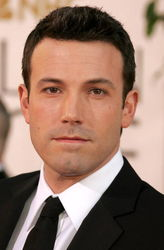
#> input picture OpenCV/dataset/data/train/ben_afflek/httpimagesfandangocomrImageRendererredesignstaticimgnoxportraitjpgpcpcpcimagesmasterrepositoryperformerimagespjpg.jpg, 164 x 250 px, given in place of park.jpg, which was not available
$ python Basics_to_advanced_openCV.py
#> lines starting #> are read from the running program, lines starting #| are printed output that depends on the picture; after the words box and inside, x2 and y2 are one past the last pixel; in counts of white or black regions, pixels touching at a corner belong together; pictures that were not available may be replaced by others from this repository, and a replacement may not be noted
#1
#basic_functions


import cv2 as cv
import matplotlib.pyplot as plt
import numpy as np

# Read in an image
img = cv.imread('/Resources/Photos/park.jpg')
#> img is the input picture: shape (250, 164, 3); mean B, G, R 107.5, 122, 151.7
cv.imshow('Park', img)

# Converting to grayscale
gray = cv.cvtColor(img, cv.COLOR_BGR2GRAY)
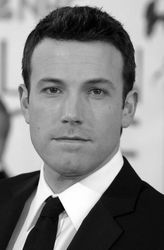
#> gray: shape (250, 164); min 0, max 255, mean 129.3
cv.imshow('Gray', gray)

# Blur
blur = cv.GaussianBlur(img, (7,7), cv.BORDER_DEFAULT)
cv.imshow('Blur', blur)

# Edge Cascade
canny = cv.Canny(blur, 125, 175)
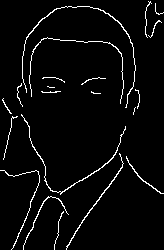
#> canny: shape (250, 164); 3.8% white in thin lines or dots
cv.imshow('Canny Edges', canny)

# Dilating the image
dilated = cv.dilate(canny, (7,7), iterations=3)
#> dilated: shape (250, 164); 9.1% white; 17 white regions (1 under 20 px), largest, box (x1, y1, x2, y2) and area: (22, 6, 136, 111) 679, (21, 114, 126, 198) 558, (29, 37, 124, 107) 511
cv.imshow('Dilated', dilated)

# Eroding
eroded = cv.erode(dilated, (7,7), iterations=3)
#> eroded: shape (250, 164); 3.9% white in thin lines or dots
cv.imshow('Eroded', eroded)

# Resize
resized = cv.resize(img, (500,500), interpolation=cv.INTER_CUBIC)
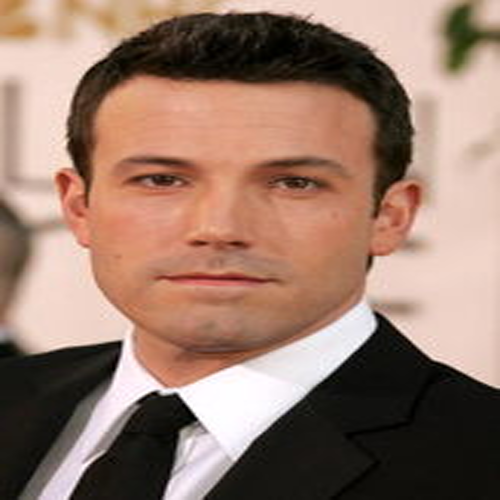
#> resized: shape (500, 500, 3); mean B, G, R 107.5, 122, 151.7
cv.imshow('Resized', resized)

# Cropping
cropped = img[50:200, 200:400]
#> cropped = empty array
cv.imshow('Cropped', cropped)


#contours


img = cv.imread('/Resources/Photos/cats.jpg')
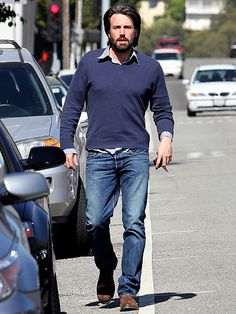
#> input picture OpenCV/dataset/data/train/ben_afflek/httpssmediacacheakpinimgcomxdbbdbbbececacdecdcdfjpg.jpg, 236 x 314 px, given in place of cats.jpg, which was not available
#> img is the input picture: shape (314, 236, 3); mean B, G, R 127.4, 119.8, 117.6
cv.imshow('Cats', img)

blank = np.zeros(img.shape, dtype='uint8')
cv.imshow('Blank', blank)

gray = cv.cvtColor(img, cv.COLOR_BGR2GRAY)
#> gray: shape (314, 236)
cv.imshow('Gray', gray)

blur = cv.GaussianBlur(gray, (5,5), cv.BORDER_DEFAULT)
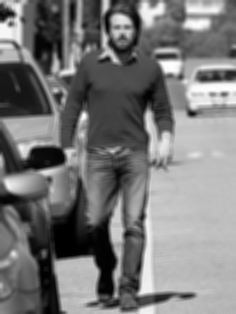
#> blur: shape (314, 236); min 0, max 254, mean 120.1
cv.imshow('Blur', blur)

canny = cv.Canny(blur, 125, 175)
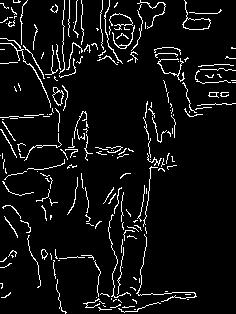
#> canny: shape (314, 236); 6.4% white in thin lines or dots
cv.imshow('Canny Edges', canny)

# ret, thresh = cv.threshold(gray, 125, 255, cv.THRESH_BINARY)
# cv.imshow('Thresh', thresh)

contours, hierarchies = cv.findContours(canny, cv.RETR_LIST, cv.CHAIN_APPROX_SIMPLE)
#> contours = 221 contours, 209 with area under 20; largest, box (x1, y1, x2, y2) and area: (182, 0, 211, 30) 256, (183, 18, 211, 30) 241, (52, 87, 64, 106) 118, (52, 91, 64, 105) 86, (41, 249, 48, 260) 37
print(f'{len(contours)} contour(s) found!')
#| 221 contour(s) found!

cv.drawContours(blank, contours, -1, (0,0,255), 1)
cv.imshow('Contours Drawn', blank)

cv.waitKey(0)


#Draw


blank = np.zeros((500,500,3), dtype='uint8')
cv.imshow('Blank', blank)

# 1. Paint the image a certain colour
blank[200:300, 300:400] = 0,0,255
cv.imshow('Green', blank)

# 2. Draw a Rectangle
cv.rectangle(blank, (0,0), (blank.shape[1]//2, blank.shape[0]//2), (0,255,0), thickness=-1)
#> blank: shape (500, 500, 3)
cv.imshow('Rectangle', blank)

# 3. Draw A circle
cv.circle(blank, (blank.shape[1]//2, blank.shape[0]//2), 40, (0,0,255), thickness=-1)
cv.imshow('Circle', blank)

# 4. Draw a line
cv.line(blank, (100,250), (300,400), (255,255,255), thickness=3)
cv.imshow('Line', blank)

# 5. Write text
cv.putText(blank, 'Hello, my name is Jason!!!', (0,225), cv.FONT_HERSHEY_TRIPLEX, 1.0, (0,255,0), 2)
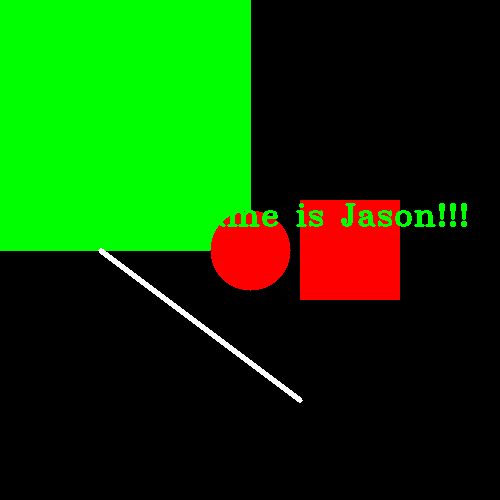
#> blank: shape (500, 500, 3); mean of channels 0, 1, 2 1.4, 66.4, 15.4; drawn as B, G, R
cv.imshow('Text', blank)

cv.waitKey(0)


#read


img = cv.imread('../Resources/Photos/cats.jpg')
cv.imshow('Cats', img)

cv.waitKey(0)

# Reading Videos
capture = cv.VideoCapture('/Resources/Videos/dog.mp4')

while True:
    isTrue, frame = capture.read()

    # if cv.waitKey(20) & 0xFF==ord('d'):
    # This is the preferred way - if `isTrue` is false (the frame could
    # not be read, or we're at the end of the video), we immediately
    # break from the loop.
    if isTrue:
        cv.imshow('Video', frame)
        if cv.waitKey(20) & 0xFF==ord('d'):
#> (key Esc is pressed here)
            break
    else:
        break

capture.release()
cv.destroyAllWindows()


#thresh


img = cv.imread('/Resources/Photos/cats.jpg')
cv.imshow('Cats', img)

gray = cv.cvtColor(img, cv.COLOR_BGR2GRAY)
cv.imshow('Gray', gray)

# Simple Thresholding
threshold, thresh = cv.threshold(gray, 150, 255, cv.THRESH_BINARY )
cv.imshow('Simple Thresholded', thresh)

threshold, thresh_inv = cv.threshold(gray, 150, 255, cv.THRESH_BINARY_INV )
cv.imshow('Simple Thresholded Inverse', thresh_inv)

# Adaptive Thresholding
adaptive_thresh = cv.adaptiveThreshold(gray, 255, cv.ADAPTIVE_THRESH_GAUSSIAN_C, cv.THRESH_BINARY_INV, 11, 9)
cv.imshow('Adaptive Thresholding', adaptive_thresh)

cv.waitKey(0)


#transformations


img = cv.imread('/Resources/Photos/park.jpg')
cv.imshow('Park', img)

# Translation
def translate(img, x, y):
    transMat = np.float32([[1,0,x],[0,1,y]])
    dimensions = (img.shape[1], img.shape[0])
    return cv.warpAffine(img, transMat, dimensions)

# -x --> Left
# -y --> Up
# x --> Right
# y --> Down

translated = translate(img, -100, 100)
cv.imshow('Translated', translated)

# Rotation
def rotate(img, angle, rotPoint=None):
    (height,width) = img.shape[:2]

    if rotPoint is None:
        rotPoint = (width//2,height//2)

    rotMat = cv.getRotationMatrix2D(rotPoint, angle, 1.0)
    dimensions = (width,height)

    return cv.warpAffine(img, rotMat, dimensions)

rotated = rotate(img, -45)
cv.imshow('Rotated', rotated)

rotated_rotated = rotate(img, -90)
cv.imshow('Rotated Rotated', rotated_rotated)

# Resizing
resized = cv.resize(img, (500,500), interpolation=cv.INTER_CUBIC)
cv.imshow('Resized', resized)

# Flipping
flip = cv.flip(img, -1)
cv.imshow('Flip', flip)

# Cropping
cropped = img[200:400, 300:400]
cv.imshow('Cropped', cropped)


cv.waitKey(0)


#2
#bitwise


blank = np.zeros((400,400), dtype='uint8')

rectangle = cv.rectangle(blank.copy(), (30,30), (370,370), 255, -1)
circle = cv.circle(blank.copy(), (200,200), 200, 255, -1)

cv.imshow('Rectangle', rectangle)
cv.imshow('Circle', circle)

# bitwise AND --> intersecting regions
bitwise_and = cv.bitwise_and(rectangle, circle)
cv.imshow('Bitwise AND', bitwise_and)

# bitwise OR --> non-intersecting and intersecting regions
bitwise_or = cv.bitwise_or(rectangle, circle)
cv.imshow('Bitwise OR', bitwise_or)

# bitwise XOR --> non-intersecting regions
bitwise_xor = cv.bitwise_xor(rectangle, circle)
cv.imshow('Bitwise XOR', bitwise_xor)

# bitwise NOT
bitwise_not = cv.bitwise_not(circle)
cv.imshow('Circle NOT', bitwise_not)

cv.waitKey(0)


#blurring


img = cv.imread('/Resources/Photos/cats.jpg')
cv.imshow('Cats', img)

# Averaging
average = cv.blur(img, (3,3))
cv.imshow('Average Blur', average)

# Gaussian Blur
gauss = cv.GaussianBlur(img, (3,3), 0)
cv.imshow('Gaussian Blur', gauss)

# Median Blur
median = cv.medianBlur(img, 3)
cv.imshow('Median Blur', median)

# Bilateral
bilateral = cv.bilateralFilter(img, 10, 35, 25)
cv.imshow('Bilateral', bilateral)

cv.waitKey(0)


#colour_spaces


img = cv.imread('/Resources/Photos/park.jpg')
cv.imshow('Park', img)

# plt.imshow(img)
# plt.show()

# BGR to Grayscale
gray = cv.cvtColor(img, cv.COLOR_BGR2GRAY)
cv.imshow('Gray', gray)

# BGR to HSV
hsv = cv.cvtColor(img, cv.COLOR_BGR2HSV)
cv.imshow('HSV', hsv)

# BGR to L*a*b
lab = cv.cvtColor(img, cv.COLOR_BGR2LAB)
cv.imshow('LAB', lab)

# BGR to RGB
rgb = cv.cvtColor(img, cv.COLOR_BGR2RGB)
cv.imshow('RGB', rgb)

# HSV to BGR
lab_bgr = cv.cvtColor(lab, cv.COLOR_LAB2BGR)
cv.imshow('LAB --> BGR', lab_bgr)

cv.waitKey(0)


#gradients


img = cv.imread('/Resources/Photos/park.jpg')
cv.imshow('Park', img)

gray = cv.cvtColor(img, cv.COLOR_BGR2GRAY)
cv.imshow('Gray', gray)

# Laplacian
lap = cv.Laplacian(gray, cv.CV_64F)
lap = np.uint8(np.absolute(lap))
cv.imshow('Laplacian', lap)

# Sobel
sobelx = cv.Sobel(gray, cv.CV_64F, 1, 0)
sobely = cv.Sobel(gray, cv.CV_64F, 0, 1)
combined_sobel = cv.bitwise_or(sobelx, sobely)

cv.imshow('Sobel X', sobelx)
cv.imshow('Sobel Y', sobely)
cv.imshow('Combined Sobel', combined_sobel)

canny = cv.Canny(gray, 150, 175)
cv.imshow('Canny', canny)
cv.waitKey(0)


#histogram


img = cv.imread('/Resources/Photos/cats.jpg')
cv.imshow('Cats', img)

blank = np.zeros(img.shape[:2], dtype='uint8')

# gray = cv.cvtColor(img, cv.COLOR_BGR2GRAY)
# cv.imshow('Gray', gray)

mask = cv.circle(blank, (img.shape[1]//2,img.shape[0]//2), 100, 255, -1)

masked = cv.bitwise_and(img,img,mask=mask)
cv.imshow('Mask', masked)

# [13 lines of commented-out code are left out]


plt.figure()
plt.title('Colour Histogram')
plt.xlabel('Bins')
plt.ylabel('# of pixels')
colors = ('b', 'g', 'r')
for i,col in enumerate(colors):
    hist = cv.calcHist([img], [i], mask, [256], [0,256])
    plt.plot(hist, color=col)
    plt.xlim([0,256])

plt.show()

cv.waitKey(0)


#masking


img = cv.imread('/Resources/Photos/cats 2.jpg')
cv.imshow('Cats', img)

blank = np.zeros(img.shape[:2], dtype='uint8')
cv.imshow('Blank Image', blank)

circle = cv.circle(blank.copy(), (img.shape[1]//2 + 45,img.shape[0]//2), 100, 255, -1)

rectangle = cv.rectangle(blank.copy(), (30,30), (370,370), 255, -1)

weird_shape = cv.bitwise_and(circle,rectangle)
cv.imshow('Weird Shape', weird_shape)

masked = cv.bitwise_and(img,img,mask=weird_shape)
cv.imshow('Weird Shaped Masked Image', masked)

cv.waitKey(0)


#rescale_resize


# img = cv.imread('/Resources/Photos/cat.jpg')
# cv.imshow('Cat', img)

def rescaleFrame(frame, scale=0.75):
    # Images, Videos and Live Video
    width = int(frame.shape[1] * scale)
    height = int(frame.shape[0] * scale)

    dimensions = (width,height)

    return cv.resize(frame, dimensions, interpolation=cv.INTER_AREA)

def changeRes(width,height):
    # Live video
    capture.set(3,width)
    capture.set(4,height)

# Reading Videos
capture = cv.VideoCapture('/Resources/Videos/dog.mp4')

while True:
    isTrue, frame = capture.read()

    frame_resized = rescaleFrame(frame, scale=.2)

    cv.imshow('Video', frame)
    cv.imshow('Video Resized', frame_resized)

    if cv.waitKey(20) & 0xFF==ord('d'):
        break

capture.release()
cv.destroyAllWindows()


#splitmerge

img = cv.imread('/Resources/Photos/park.jpg')
cv.imshow('Park', img)

blank = np.zeros(img.shape[:2], dtype='uint8')

b,g,r = cv.split(img)

blue = cv.merge([b,blank,blank])
green = cv.merge([blank,g,blank])
red = cv.merge([blank,blank,r])


cv.imshow('Blue', blue)
cv.imshow('Green', green)
cv.imshow('Red', red)

print(img.shape)
print(b.shape)
print(g.shape)
print(r.shape)

merged = cv.merge([b,g,r])
cv.imshow('Merged Image', merged)

cv.waitKey(0)
